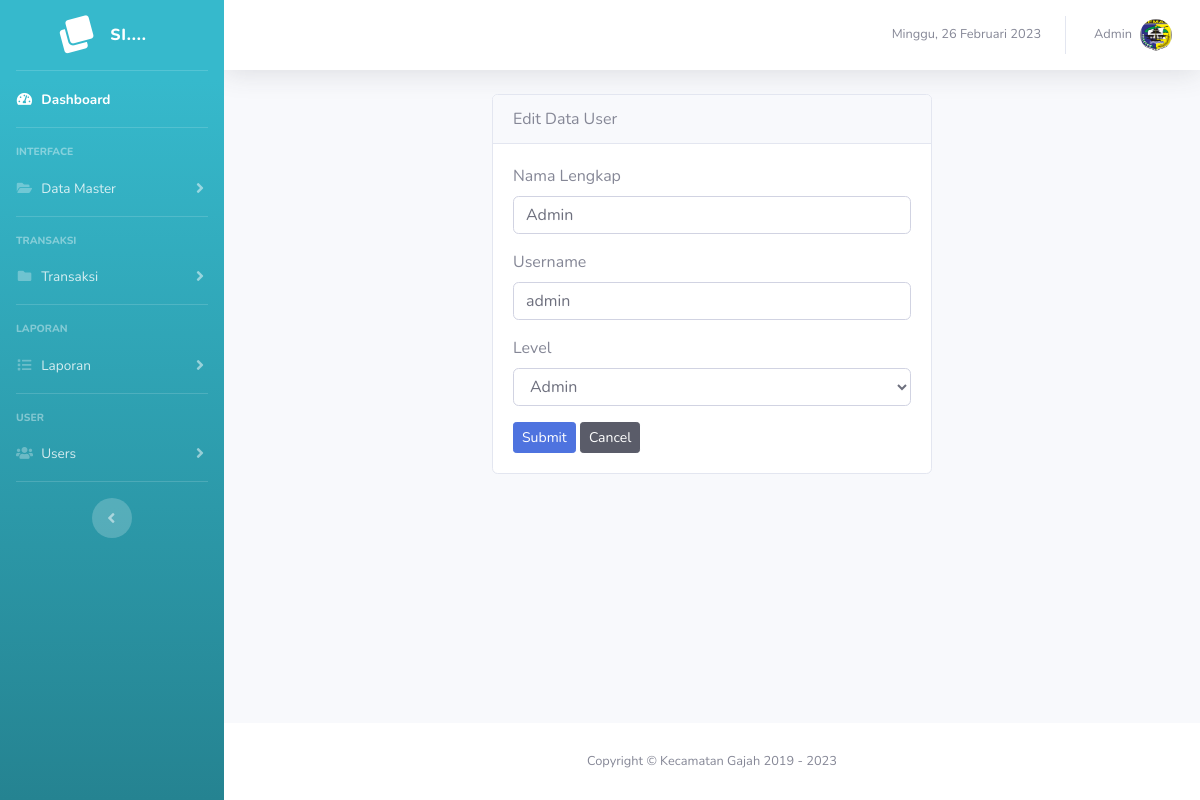
The app's page /user?page=user&action=edit&id=1 (signed in) with its own data.
### tables this page shows
CREATE TABLE `tb_user` (
  `id_user` int(11) NOT NULL,
  `nama_user` varchar(100) NOT NULL,
  `username` varchar(50) NOT NULL,
  `password` varchar(255) NOT NULL,
  `level` varchar(20) NOT NULL
);

### page/user/edit.php (the view, shortened to what this page needs)
<?php
$id = $_GET['id'];
$sql = $conn->query("SELECT * FROM tb_user WHERE id_user = '$id'");
$data = $sql->fetch_assoc();
?>
<div class="col-lg-6 offset-3">
  <div class="card mb-4">
    <div class="card-header">
      Edit Data User
    </div>
    <div class="card-body">
      <form action="" method="POST">
        <div class="form-group">
          <label for="nama">Nama Lengkap</label>
          <input type="text" class="form-control" id="nama" name="nama" value="<?= $data['nama_user']; ?>" autofocus>
        </div>
        <div class="form-group">
          <label for="username">Username</label>
          <input type="text" class="form-control" id="username" name="username" value="<?= $data['username']; ?>">
        </div>
        <div class="form-group">
          <label for="level">Level</label>
          <select name="level" class="form-control" required>
            <?php
            if ($data['level'] == 'admin') {
            ?>
              <option value="admin" selected>Admin</option>
            <?php
            } else {
            ?>
              <option value="admin">Admin</option>
              <option value="user" selected>User</option>
            <?php
            }
            ?>
          </select>
        </div>
        <button type="submit" name="add" class="btn btn-sm btn-primary">Submit</button>
        <a href="user" class="btn btn-sm btn-dark">Cancel</a>
      </form>
    </div>
  </div>
</div>

### records on screen
tb_user: nama "Admin", username "admin", level "Admin"

### other values on screen
$_SESSION['nama'] "Admin"
